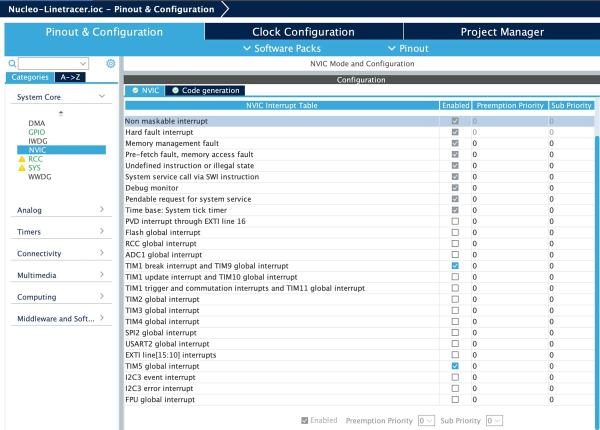
#> input picture images/stm32cubeide-interrupt-priority-setting.jpg, 1200 x 860 px (shown at 1/2 size); its folder holds only this picture in this run
$ python jpg_resizer.py 100 100 100 images/stm32cubeide-interrupt-priority-setting.jpg images/stm32cubeide-interrupt-priority-setting.jpg
#> lines starting #> are read from the running program, lines starting #| are printed output that depends on the picture
#> further down, img is the input picture: PIL image 1200x860 RGB; mean R, G, B 211.3, 222.9, 229.5
import os
import sys
from PIL import Image, ExifTags, ImageDraw, ImageFont
from fractions import Fraction

tmp_file_name = "tmp.jpg"

def rotate_image(img):
    if hasattr(img, '_getexif'):
        exif = img._getexif()
        if exif:
            orientation_key = next(
                (k for k, v in ExifTags.TAGS.items() if v == 'Orientation'), None)
            if orientation_key and orientation_key in exif:
                orientation = exif[orientation_key]

                if orientation == 3:
                    return img.rotate(180, expand=True)
                elif orientation == 6:
                    return img.rotate(270, expand=True)
                elif orientation == 8:
                    return img.rotate(90, expand=True)
    return img

def resize_pixel(img, max_width_pixel, max_height_pixel):
#> called with max_width_pixel = 100, max_height_pixel = 100
    img_width, img_height = img.size
#> img_width = 1200; img_height = 860
    if img_width <= max_width_pixel and img_height <= max_height_pixel:
        return img

    width_ratio = max_width_pixel / img_width
#> width_ratio = 0.0833
    height_ratio = max_height_pixel / img_height
#> height_ratio = 0.116

    if width_ratio < height_ratio:
        return img.resize((max_width_pixel, int(img_height * width_ratio)))
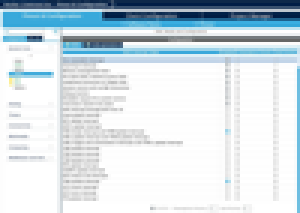
#> returned value: PIL image 100x71 RGB (shown 3 times larger); mean R, G, B 211.1, 222.6, 229.4

    return img.resize((int(img_width * height_ratio), max_height_pixel))

def find_quality(img, tmp_dir, max_size_bytes):
    os.makedirs(tmp_dir, exist_ok=True)
    tmp_path = os.path.join(tmp_dir, tmp_file_name)

    low, high = 70, 100
    final_quality = high

    while low <= high:
        mid_quality = (low + high) // 2
        final_quality = mid_quality

        img.save(tmp_path, "JPEG", quality=mid_quality)
        output_size = os.path.getsize(tmp_path)

        if output_size <= max_size_bytes:
            low = mid_quality + 1
        else:
            high = mid_quality - 1

    return final_quality

# [86 lines left out: function get_metadata_str, not called in this run]

def wrap_text(text, font, max_width, draw):
    """
    주어진 폰트와 draw 객체를 사용하여, 텍스트가 max_width(픽셀)를 넘지 않도록
    단어 단위로 개행하여 리스트(각 항목이 한 줄)를 반환합니다.
    """
    lines = []
    # 기존 개행(\n) 기준으로 단락 나누기
    for paragraph in text.split("\n"):
        words = paragraph.split(" ")
        if not words:
            lines.append("")
            continue
        current_line = words[0]
        for word in words[1:]:
            test_line = current_line + " " + word
            bbox = draw.textbbox((0, 0), test_line, font=font)
            test_width = bbox[2] - bbox[0]
            if test_width > max_width - 20:  # 여유 마진 고려 (양쪽 10픽셀)
                lines.append(current_line)
                current_line = word
            else:
                current_line = test_line
        lines.append(current_line)
    return lines

def add_watermark(img, watermark_text, meta_str):
    """
    전달된 watermark_text와 이미지의 EXIF 메타데이터를 합쳐 워터마크 텍스트를 만들고,
    이미지의 우측 하단에 배경 밝기에 따라 대비가 있는 반투명 텍스트로 추가합니다.
    텍스트가 이미지 폭을 초과하면 자동 개행합니다.
    """
    # 사용자 지정 워터마크와 메타데이터를 결합 (둘 다 존재하면 개행 처리)
    if watermark_text and meta_str:
        final_text = meta_str + "\n" + watermark_text
    elif watermark_text:
        final_text = watermark_text
    elif meta_str:
        final_text = meta_str
    else:
        # 추가할 워터마크 텍스트가 없으면 그대로 반환
        return img

    # RGBA 모드로 변환 (투명도 적용을 위해)
    img = img.convert("RGBA")
#> img: PIL image 100x71 RGBA

    # 워터마크 레이어 생성
    watermark_layer = Image.new("RGBA", img.size, (255, 255, 255, 0))
    draw = ImageDraw.Draw(watermark_layer)

    # 폰트 설정 (한글 폰트가 필요하면 해당 폰트를 지정)
    try:
        font = ImageFont.truetype("./asset/NanumGothicExtraBold.ttf", 20)
    except IOError:
        font = ImageFont.load_default()

    # 텍스트의 최대 폭 (여백 고려)
    available_width = img.width - 20  # 양쪽 10픽셀 여백
#> available_width = 80
    lines = wrap_text(final_text, font, available_width, draw)
#> lines = 1 item

    # 각 줄의 폭과 높이를 측정하여 텍스트 블록의 전체 크기 계산
    line_widths = []
    line_heights = []
    for line in lines:
        bbox = draw.textbbox((0, 0), line, font=font)
        line_width = bbox[2] - bbox[0]
        line_height = bbox[3] - bbox[1]
        line_widths.append(line_width)
        line_heights.append(line_height)
#> this loop made 1 pass
#> (bbox, line_width, line_height) on pass 1: ((0, 4, 510, 23), 510, 19)
#> after the loop, line_heights = [19]; line_widths = [510]

    block_width = max(line_widths) if line_widths else 0
#> block_width = 510
    spacing = 4  # 줄 간격 (픽셀)
    block_height = sum(line_heights) + spacing * (len(lines) - 1)
#> block_height = 19

    # 텍스트 블록을 이미지의 우측 하단 (여백 10픽셀) 위치에 배치
    x = img.width - block_width - 10
#> x = -420
    y = img.height - block_height - 10
#> y = 42

    # 워터마크가 들어갈 영역의 평균 밝기 계산
    region = img.crop((x, y, x + block_width, y + block_height))
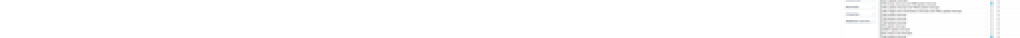
#> region: PIL image 510x19 RGBA (shown 2 times larger); mean R, G, B, A 43, 43.1, 43.1, 45; transparent parts drawn white
    region_gray = region.convert("L")
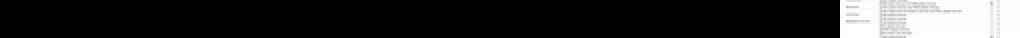
#> region_gray: PIL image 510x19 L (shown 2 times larger); min 0, max 255, mean 43.1
    avg_brightness = sum(region_gray.getdata()) / (block_width * block_height)
#> avg_brightness = 43.09

    # 배경 밝기에 따라 워터마크 텍스트 색상 결정 (밝으면 어두운색, 어두우면 밝은색)
    if avg_brightness > 128:
        watermark_color = (0, 0, 0, 128)  # 어두운 색 (배경이 밝을 때)
    else:
        watermark_color = (255, 255, 255, 160)  # 밝은 색 (배경이 어두울 때)

    # 각 줄을 순차적으로 그리기
     # 각 줄을 순차적으로 그리기 (오른쪽 정렬)
    current_y = y
#> current_y = 42
    for i, line in enumerate(lines):
        # 각 줄의 폭 측정
        bbox = draw.textbbox((0, 0), line, font=font)
        line_width = bbox[2] - bbox[0]
        # 오른쪽 정렬: 각 줄의 x 좌표는 이미지의 오른쪽 여백 10픽셀을 고려하여 계산
        line_x = img.width - line_width - 10
        draw.text((line_x, current_y), line, fill=watermark_color, font=font)
        current_y += line_heights[i] + spacing
#> this loop made 1 pass
#> (bbox, line_width, line_x, current_y) on pass 1: ((0, 4, 510, 23), 510, -420, 65)
#> after the loop, current_y = 65

    # 워터마크 레이어와 원본 이미지 합성
    watermarked_image = Image.alpha_composite(img, watermark_layer)

    # RGB 모드로 변환 후 반환
    return watermarked_image.convert("RGB")

if __name__ == "__main__":
    if len(sys.argv) < 4:
        print("Usage: make run {target image size (kb)} {max image width(pixel)} {max image height(pixel)} {true | false(optional: default=false)} {watermark text(optional: default='')}")
        sys.exit(1)

    current_file_path = os.path.abspath(sys.argv[0])
    current_dir = os.path.dirname(current_file_path)

    input_dir = os.path.join(current_dir, "images")
    output_dir = os.path.join(current_dir, "resized_images")
    tmp_dir = os.path.join(current_dir, "tmp")

    max_size_kb = int(sys.argv[1])
    max_width_pixel = int(sys.argv[2])
    max_height_pixel = int(sys.argv[3])
    use_meta_watermark = sys.argv[4] if len(sys.argv) >= 5 else ""
    if use_meta_watermark.lower() == "true":
        use_meta_watermark = True
    else:
        use_meta_watermark = False
    watermark_text = sys.argv[5] if len(sys.argv) >= 6 else None

    max_size_bytes = max_size_kb * 1024
    os.makedirs(input_dir, exist_ok=True)
    os.makedirs(output_dir, exist_ok=True)

    for filename in os.listdir(input_dir):
        if filename.lower().endswith((".jpg", ".jpeg")):
            input_path = os.path.join(input_dir, filename)
            output_path = os.path.join(output_dir, filename)

            img = Image.open(input_path)
            if use_meta_watermark:
                meta_str = get_metadata_str(img)
            else:
                meta_str = None
            img = rotate_image(img)
            img = resize_pixel(img, max_width_pixel, max_height_pixel)
            img = add_watermark(img, watermark_text, meta_str)
            final_quality = find_quality(img, tmp_dir, max_size_bytes)
#> final_quality = 100

            img.save(output_path, "JPEG", quality=final_quality)
            print(f"{filename} resized and saved with final quality {final_quality}")
#| stm32cubeide-interrupt-priority-setting.jpg resized and saved with final quality 100

    tmp_file_path = os.path.join(tmp_dir, tmp_file_name)
    if os.path.exists(tmp_file_path):
        os.remove(tmp_file_path)
    if os.path.exists(tmp_dir):
        os.rmdir(tmp_dir)
